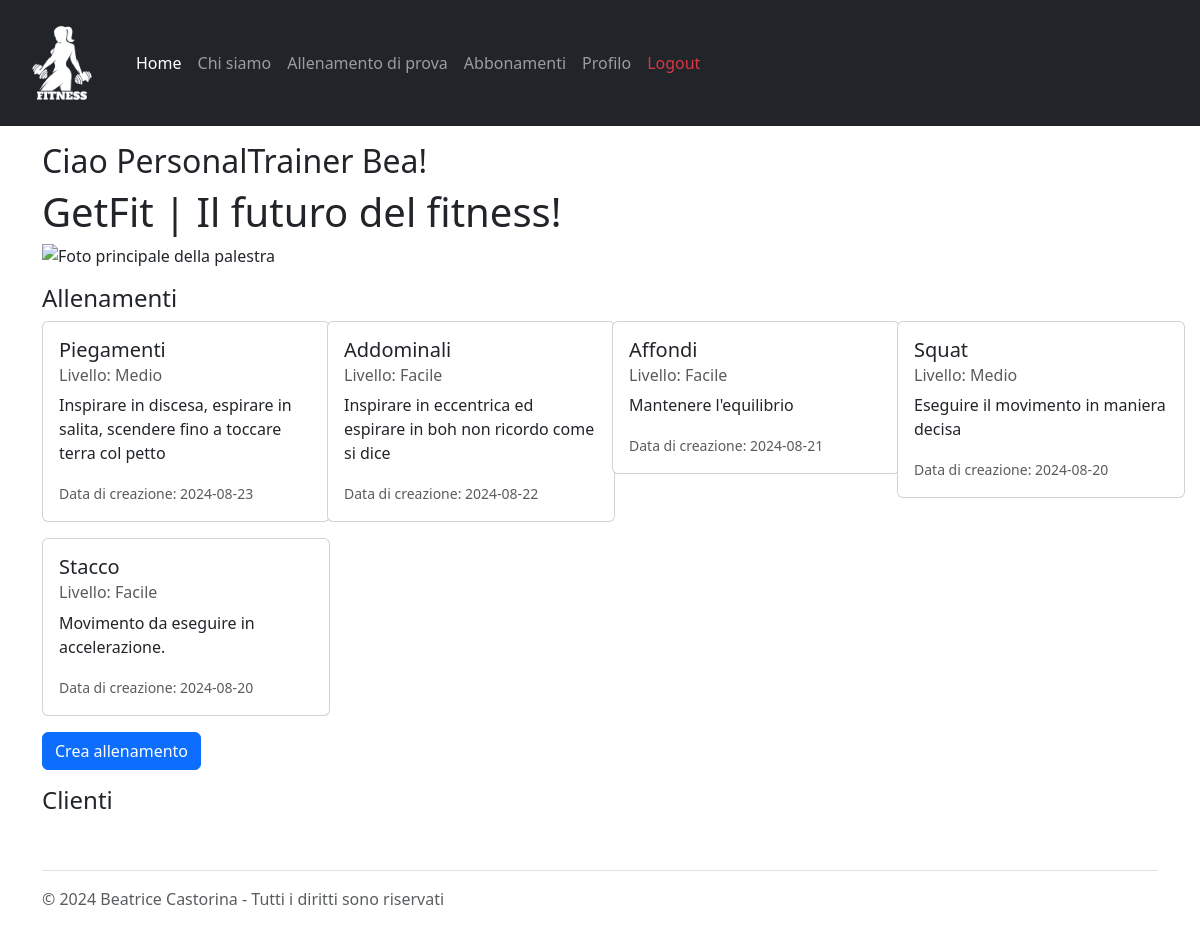
The app's page / (signed in), older data.
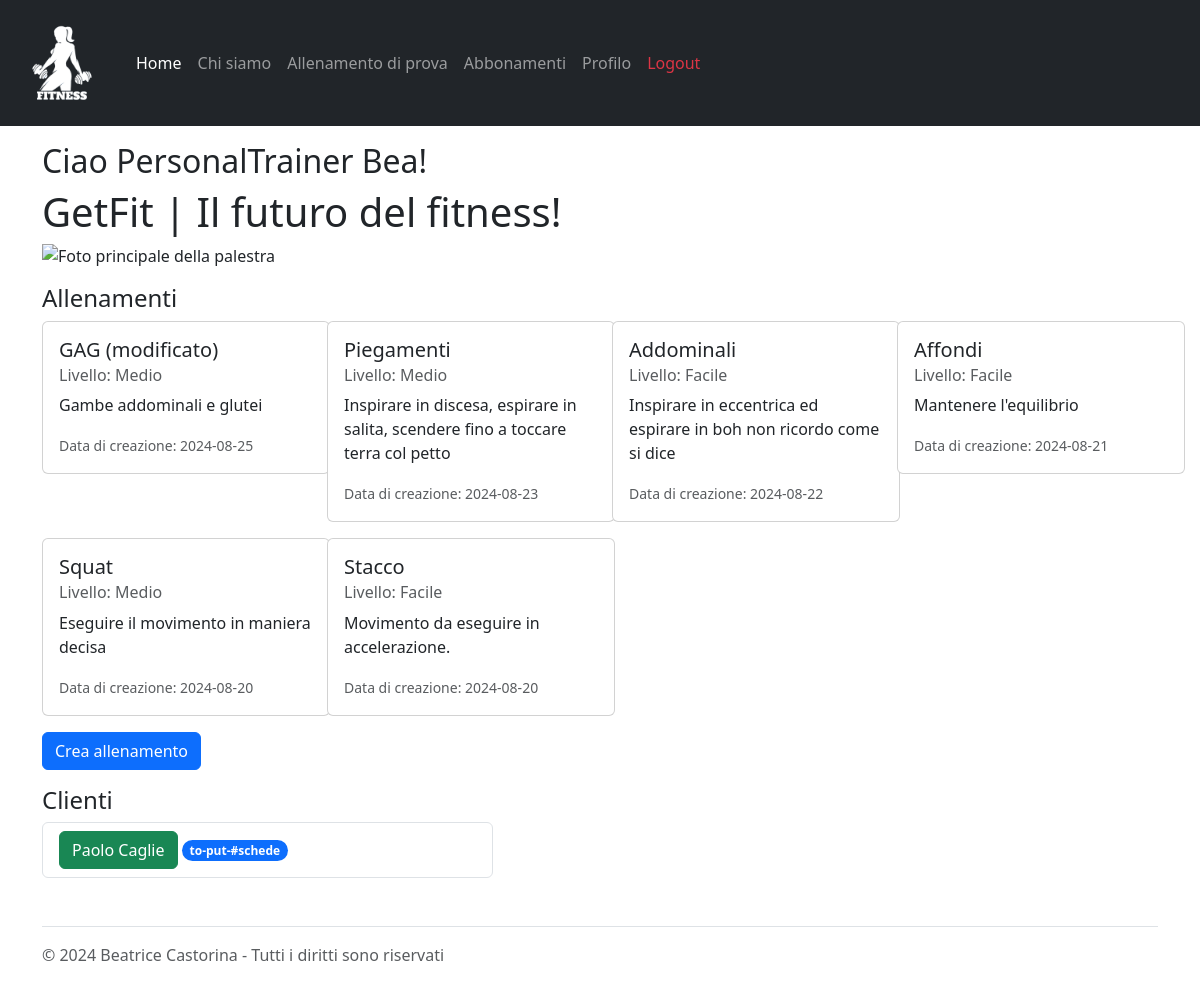
The same page, newer data.
### tables this page shows
CREATE TABLE "Allenamenti" (
	"id_allenamento"	INTEGER,
	"pt_id"	INTEGER NOT NULL,
	"titolo"	TEXT NOT NULL,
	"descrizione"	TEXT NOT NULL,
	"livello"	TEXT NOT NULL,
	"visibile"	INTEGER NOT NULL,
	"data_creazione"	TEXT NOT NULL,
	PRIMARY KEY("id_allenamento" AUTOINCREMENT),
	FOREIGN KEY("pt_id") REFERENCES "PersonalTrainers"("pt_id")
);

CREATE TABLE "Clients" (
	"nome"	TEXT NOT NULL,
	"email"	TEXT NOT NULL UNIQUE,
	"password"	TEXT NOT NULL,
	"pt_id"	INTEGER,
	"client_id"	INTEGER,
	"cognome"	TEXT NOT NULL,
	PRIMARY KEY("client_id" AUTOINCREMENT),
	FOREIGN KEY("pt_id") REFERENCES "PersonalTrainers"("pt_id")
);

### app.py (the view)
@app.route('/')
def index():
  allenamenti_db = allenamenti_dao.get_allenamenti()
  pts_db = utenti_dao.get_personal_trainers()
  clienti_db = []
  pt_id = 0
  email = request.cookies.get('remember_token')
  if email is not None:
    email = email.split('|')[0]
    pt_id = utenti_dao.get_pt_id_by_email(email)
  if pt_id != 0:
    clienti_db = utenti_dao.get_pt_clients(pt_id)
  return render_template('index.html', allenamenti=allenamenti_db, pts=pts_db, clienti=clienti_db)

### allenamenti_dao.py (called while the page is built)
def get_allenamenti():
	query = 'SELECT * FROM Allenamenti ORDER BY data_creazione DESC'
	connection = sqlite3.connect('db/personal.db')
	connection.row_factory = sqlite3.Row
	cursor = connection.cursor()
	cursor.execute(query)
	result = cursor.fetchall()
	print(result)
	cursor.close()
	connection.close()
	return result

### app.py (called while the page is built)
@login_manager.user_loader
def load_user(user_email):
  print("load user:", user_email)
  user_db, type = utenti_dao.get_user_by_email(user_email)
  if type == 0:
    user = PersonalTrainer(nome=user_db['nome'], cognome=user_db['cognome'], pt_id=user_db['pt_id'], rating=user_db['rating'], numOfRatings=user_db['numOfRatings'], email=user_db['email'], password=user_db['password'])
  else:
    user = Client(nome=user_db['nome'], cognome=user_db['cognome'], client_id=user_db['client_id'], pt_id=user_db['pt_id'], email=user_db['email'], password=user_db['password'])
  return user

### utenti_dao.py (called while the page is built)
def get_personal_trainers():
	query = 'SELECT * FROM PersonalTrainers'
	connection = sqlite3.connect('db/personal.db')
	connection.row_factory = sqlite3.Row
	cursor = connection.cursor()
	cursor.execute(query)
	result = cursor.fetchall()
	cursor.close()
	connection.close()
	return result

### templates/index.html (shortened to what this page needs)
{% extends "base.html" %}
{% block content %}
<main class="col">
  <section class="row justify-content-center">
    {% if current_user.is_authenticated %}
      <h2>Ciao {{ current_user.__class__.__name__ }} {{ current_user.nome.capitalize() }}!</h2>
    {% endif %}
    <div class="mx-auto">
      <h1> GetFit | Il futuro del fitness!</h1>
    </div>
    <img src="{{ url_for('static', filename='homepage.jpg') }}" class="img-fluid mb-3" alt="Foto principale della palestra">
  </section>
  <div class="row">
    {% if current_user.__class__.__name__ == "PersonalTrainer" %}
      <h4>Allenamenti</h4>
      {% for allenamento in allenamenti %}
        {% if allenamento.visibile != 0 %}
        <div class="col-3 mb-3">
          <div class="card" style="width: 18rem;">
            <div class="card-body">
              <h5 class="card-title">{{ allenamento.titolo }}</h5>
              <h6 class="card-subtitle mb-2 text-body-secondary">Livello: {{allenamento.livello.capitalize()}}</h6>
              <p class="card-text">{{allenamento.descrizione.capitalize()}}</p>
              <p class="card-text"><small class="text-body-secondary">Data di creazione: {{allenamento.data_creazione}}</small></p>
            </div>
          </div>
        </div>
        {% endif %}
      {% endfor %}
      <a href="/create_workout">
        <button type="text" class="btn btn-primary" value="create_workout">Crea allenamento</button>
      </a>
			<div class="mt-3">
				<h4>Clienti</h4>
			</div>
			<div class="col-5">
				<ul class="list-group">
				{% for cliente in clienti %}
					<li class="list-group-item d-flex justify-content-between align-items-center">
						<form action="/schede" method="get">
							<button type="submit" class="btn btn-success">{{cliente.nome.capitalize()}} {{cliente.cognome.capitalize()}}</button>
							<span class="badge text-bg-primary rounded-pill">to-put-#schede</span>
						</form>
					</li>
				{% endfor %}
				</ul>
			</div>
    {% endif %}
  </div>
</main>
{% endblock %}

Row changes from the older to the newer data that the page shows:
added Allenamenti: titolo "GAG (modificato)", livello "Medio", descrizione "Gambe addominali e glutei", data_creazione "2024-08-25"
now on this page (row edited): Clients: nome "Paolo", cognome "Caglie"
